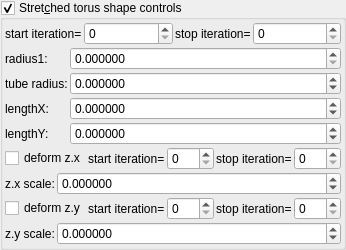
    <widget class="MyGroupBox" name="groupCheck_transf_function_enabledM_false">
     <property name="title">
      <string>Stret&amp;ched torus shape controls</string>
     </property>
     <property name="checkable">
      <bool>true</bool>
     </property>
     <layout class="QVBoxLayout" name="verticalLayout_17" stretch="0,0,0,0,0,0">
      <property name="spacing">
       <number>2</number>
      </property>
      <property name="leftMargin">
       <number>2</number>
      </property>
      <property name="topMargin">
       <number>2</number>
      </property>
      <property name="rightMargin">
       <number>2</number>
      </property>
      <property name="bottomMargin">
       <number>2</number>
      </property>
      <item>
       <layout class="QHBoxLayout" name="horizontalLayout_5" stretch="0,1,0,1">
        <property name="topMargin">
         <number>0</number>
        </property>
        <item>
         <widget class="QLabel" name="label_78">
          <property name="text">
           <string>start iteration=</string>
          </property>
          <property name="wordWrap">
           <bool>true</bool>
          </property>
         </widget>
        </item>
        <item>
         <widget class="MySpinBox" name="spinboxInt_transf_start_iterations_M">
          <property name="sizePolicy">
           <sizepolicy hsizetype="Minimum" vsizetype="Maximum">
            <horstretch>0</horstretch>
            <verstretch>0</verstretch>
           </sizepolicy>
          </property>
          <property name="minimum">
           <number>0</number>
          </property>
          <property name="maximum">
           <number>999</number>
          </property>
          <property name="value">
           <number>0</number>
          </property>
         </widget>
        </item>
        <item>
         <widget class="QLabel" name="label_63">
          <property name="text">
           <string>stop iteration=</string>
          </property>
          <property name="wordWrap">
           <bool>true</bool>
          </property>
         </widget>
        </item>
        <item>
         <widget class="MySpinBox" name="spinboxInt_transf_stop_iterations_M">
          <property name="sizePolicy">
           <sizepolicy hsizetype="Preferred" vsizetype="Maximum">
            <horstretch>0</horstretch>
            <verstretch>0</verstretch>
           </sizepolicy>
          </property>
          <property name="maximum">
           <number>999</number>
          </property>
         </widget>
        </item>
       </layout>
      </item>
      <item>
       <layout class="QGridLayout" name="gridLayout_71" columnstretch="0,1">
        <property name="spacing">
         <number>2</number>
        </property>
        <item row="3" column="1">
         <widget class="MyDoubleSpinBox" name="spinbox_transf_offset_1">
          <property name="sizePolicy">
           <sizepolicy hsizetype="Minimum" vsizetype="Maximum">
            <horstretch>0</horstretch>
            <verstretch>0</verstretch>
           </sizepolicy>
          </property>
          <property name="prefix">
           <string/>
          </property>
          <property name="suffix">
           <string/>
          </property>
          <property name="decimals">
           <number>6</number>
          </property>
          <property name="minimum">
           <double>-100000.000000000000000</double>
          </property>
          <property name="maximum">
           <double>100000.000000000000000</double>
          </property>
          <property name="singleStep">
           <double>0.100000000000000</double>
          </property>
         </widget>
        </item>
        <item row="1" column="0">
         <widget class="QLabel" name="label_12">
          <property name="text">
           <string>radius1:</string>
          </property>
         </widget>
        </item>
        <item row="2" column="1">
         <widget class="MyDoubleSpinBox" name="spinbox_transf_offsetA_05">
          <property name="sizePolicy">
           <sizepolicy hsizetype="Minimum" vsizetype="Maximum">
            <horstretch>0</horstretch>
            <verstretch>0</verstretch>
           </sizepolicy>
          </property>
          <property name="prefix">
           <string/>
          </property>
          <property name="suffix">
           <string/>
          </property>
          <property name="decimals">
           <number>6</number>
          </property>
          <property name="minimum">
           <double>-100000.000000000000000</double>
          </property>
          <property name="maximum">
           <double>100000.000000000000000</double>
          </property>
          <property name="singleStep">
           <double>0.100000000000000</double>
          </property>
         </widget>
        </item>
        <item row="2" column="0">
         <widget class="QLabel" name="label_18">
          <property name="text">
           <string>tube radius:</string>
          </property>
         </widget>
        </item>
        <item row="3" column="0">
         <widget class="QLabel" name="label_19">
          <property name="text">
           <string>lengthX:</string>
          </property>
         </widget>
        </item>
        <item row="1" column="1">
         <widget class="MyDoubleSpinBox" name="spinbox_transf_offsetR_1">
          <property name="sizePolicy">
           <sizepolicy hsizetype="Minimum" vsizetype="Maximum">
            <horstretch>0</horstretch>
            <verstretch>0</verstretch>
           </sizepolicy>
          </property>
          <property name="prefix">
           <string/>
          </property>
          <property name="suffix">
           <string/>
          </property>
          <property name="decimals">
           <number>6</number>
          </property>
          <property name="minimum">
           <double>0.000000000000000</double>
          </property>
          <property name="maximum">
           <double>99.998999999999995</double>
          </property>
          <property name="singleStep">
           <double>0.100000000000000</double>
          </property>
         </widget>
        </item>
        <item row="4" column="1">
         <widget class="MyDoubleSpinBox" name="spinbox_transf_offsetA_0">
          <property name="sizePolicy">
           <sizepolicy hsizetype="Minimum" vsizetype="Maximum">
            <horstretch>0</horstretch>
            <verstretch>0</verstretch>
           </sizepolicy>
          </property>
          <property name="prefix">
           <string/>
          </property>
          <property name="suffix">
           <string/>
          </property>
          <property name="decimals">
           <number>6</number>
          </property>
          <property name="minimum">
           <double>-100000.000000000000000</double>
          </property>
          <property name="maximum">
           <double>100000.000000000000000</double>
          </property>
          <property name="singleStep">
           <double>0.100000000000000</double>
          </property>
         </widget>
        </item>
        <item row="4" column="0">
         <widget class="QLabel" name="label_20">
          <property name="text">
           <string>lengthY:</string>
          </property>
         </widget>
        </item>
       </layout>
      </item>
      <item>
       <layout class="QHBoxLayout" name="horizontalLayout_8" stretch="0,0,1,0,1">
        <property name="topMargin">
         <number>0</number>
        </property>
        <item>
         <widget class="MyCheckBox" name="checkBox_transf_function_enabledN_false">
          <property name="text">
           <string>deform z.x</string>
          </property>
         </widget>
        </item>
        <item>
         <widget class="QLabel" name="label_81">
          <property name="text">
           <string>start iteration=</string>
          </property>
          <property name="wordWrap">
           <bool>true</bool>
          </property>
         </widget>
        </item>
        <item>
         <widget class="MySpinBox" name="spinboxInt_transf_start_iterations_N">
          <property name="sizePolicy">
           <sizepolicy hsizetype="Minimum" vsizetype="Maximum">
            <horstretch>0</horstretch>
            <verstretch>0</verstretch>
           </sizepolicy>
          </property>
          <property name="minimum">
           <number>0</number>
          </property>
          <property name="maximum">
           <number>999</number>
          </property>
          <property name="value">
           <number>0</number>
          </property>
         </widget>
        </item>
        <item>
         <widget class="QLabel" name="label_67">
          <property name="text">
           <string>stop iteration=</string>
          </property>
          <property name="wordWrap">
           <bool>true</bool>
          </property>
         </widget>
        </item>
        <item>
         <widget class="MySpinBox" name="spinboxInt_transf_stop_iterations_N">
          <property name="sizePolicy">
           <sizepolicy hsizetype="Preferred" vsizetype="Maximum">
            <horstretch>0</horstretch>
            <verstretch>0</verstretch>
           </sizepolicy>
          </property>
          <property name="maximum">
           <number>999</number>
          </property>
         </widget>
        </item>
       </layout>
      </item>
      <item>
       <layout class="QHBoxLayout" name="horizontalLayout_10" stretch="0,1">
        <property name="topMargin">
         <number>0</number>
        </property>
        <item>
         <widget class="QLabel" name="label_10">
          <property name="text">
           <string>z.x scale:</string>
          </property>
         </widget>
        </item>
        <item>
         <widget class="MyDoubleSpinBox" name="spinbox_transf_scale_0">
          <property name="sizePolicy">
           <sizepolicy hsizetype="Minimum" vsizetype="Maximum">
            <horstretch>0</horstretch>
            <verstretch>0</verstretch>
           </sizepolicy>
          </property>
          <property name="prefix">
           <string/>
          </property>
          <property name="suffix">
           <string/>
          </property>
          <property name="decimals">
           <number>6</number>
          </property>
          <property name="minimum">
           <double>-99.998999999999995</double>
          </property>
          <property name="maximum">
           <double>99.998999999999995</double>
          </property>
          <property name="singleStep">
           <double>0.100000000000000</double>
          </property>
         </widget>
        </item>
       </layout>
      </item>
      <item>
       <layout class="QHBoxLayout" name="horizontalLayout_9" stretch="0,0,1,0,1">
        <property name="topMargin">
         <number>0</number>
        </property>
        <item>
         <widget class="MyCheckBox" name="checkBox_transf_function_enabledO_false">
          <property name="text">
           <string>deform z.y</string>
          </property>
         </widget>
        </item>
        <item>
         <widget class="QLabel" name="label_82">
          <property name="text">
           <string>start iteration=</string>
          </property>
          <property name="wordWrap">
           <bool>true</bool>
          </property>
         </widget>
        </item>
        <item>
         <widget class="MySpinBox" name="spinboxInt_transf_start_iterations_O">
          <property name="sizePolicy">
           <sizepolicy hsizetype="Minimum" vsizetype="Maximum">
            <horstretch>0</horstretch>
            <verstretch>0</verstretch>
           </sizepolicy>
          </property>
          <property name="minimum">
           <number>0</number>
          </property>
          <property name="maximum">
           <number>999</number>
          </property>
          <property name="value">
           <number>0</number>
          </property>
         </widget>
        </item>
        <item>
         <widget class="QLabel" name="label_68">
          <property name="text">
           <string>stop iteration=</string>
          </property>
          <property name="wordWrap">
           <bool>true</bool>
          </property>
         </widget>
        </item>
        <item>
         <widget class="MySpinBox" name="spinboxInt_transf_stop_iterations_O">
          <property name="sizePolicy">
           <sizepolicy hsizetype="Preferred" vsizetype="Maximum">
            <horstretch>0</horstretch>
            <verstretch>0</verstretch>
           </sizepolicy>
          </property>
          <property name="maximum">
           <number>999</number>
          </property>
         </widget>
        </item>
       </layout>
      </item>
      <item>
       <layout class="QHBoxLayout" name="horizontalLayout_7" stretch="0,1">
        <property name="topMargin">
         <number>0</number>
        </property>
        <item>
         <widget class="QLabel" name="label_11">
          <property name="text">
           <string>z.y scale:</string>
          </property>
         </widget>
        </item>
        <item>
         <widget class="MyDoubleSpinBox" name="spinbox_transf_scaleA_0">
          <property name="sizePolicy">
           <sizepolicy hsizetype="Minimum" vsizetype="Maximum">
            <horstretch>0</horstretch>
            <verstretch>0</verstretch>
           </sizepolicy>
          </property>
          <property name="prefix">
           <string/>
          </property>
          <property name="suffix">
           <string/>
          </property>
          <property name="decimals">
           <number>6</number>
          </property>
          <property name="minimum">
           <double>-99.998999999999995</double>
          </property>
          <property name="maximum">
           <double>99.998999999999995</double>
          </property>
          <property name="singleStep">
           <double>0.100000000000000</double>
          </property>
         </widget>
        </item>
       </layout>
      </item>
     </layout>
    </widget>
